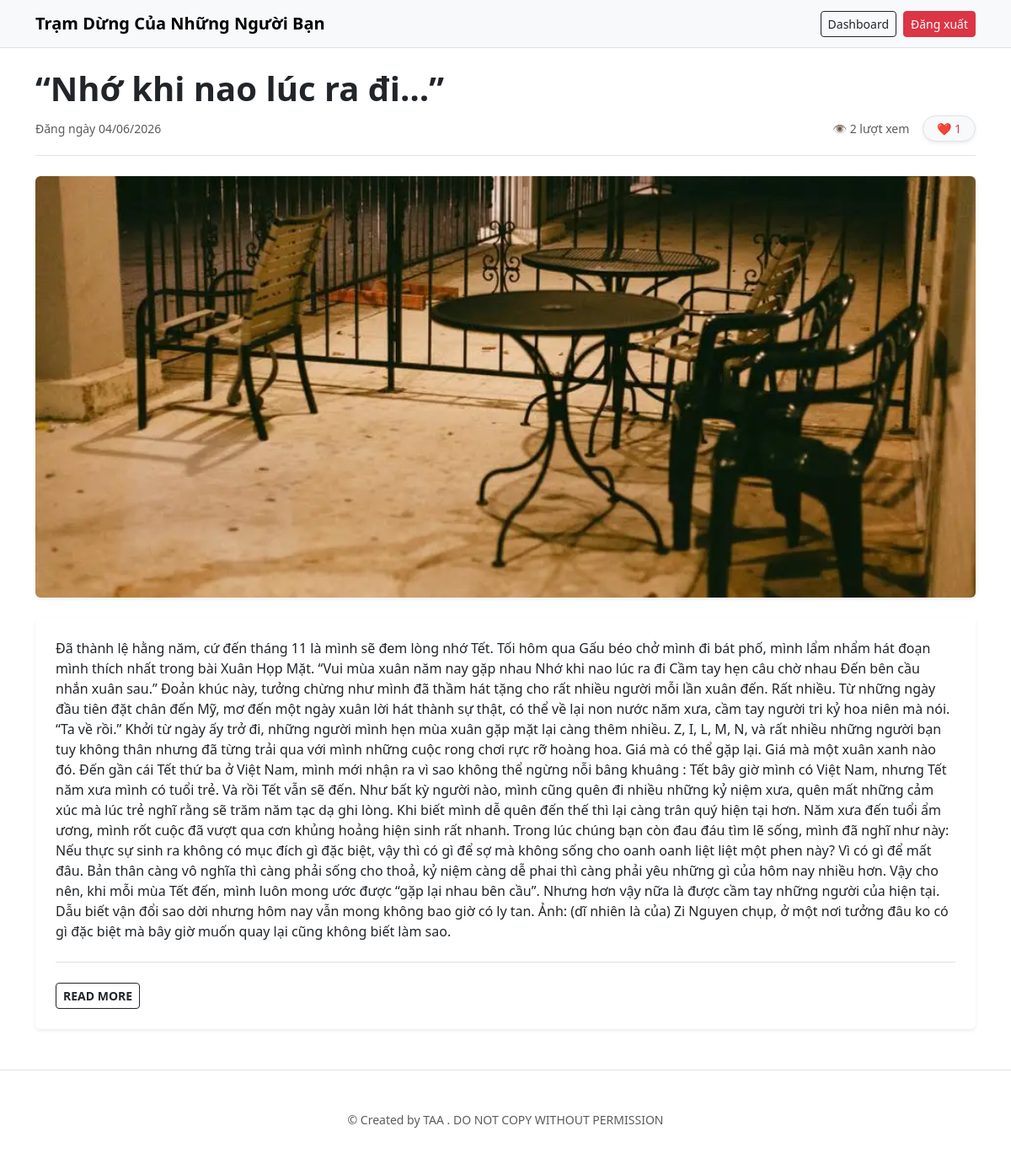
Page /post/2 (signed in) on the committed database.
### models.py (models this page shows)
class Post(db.Model):
    __tablename__ = 'posts'
    id = db.Column(db.Integer, primary_key=True)
    title = db.Column(db.String(140), nullable=False)
    content = db.Column(db.Text, nullable=False)
    image = db.Column(db.String(255), default='default_cover.jpg')
    views = db.Column(db.Integer, default=0)
    created_at = db.Column(db.DateTime, index=True, default=datetime.utcnow)
    author_id = db.Column(db.Integer, db.ForeignKey('users.id'), nullable=False)
    likes = db.relationship('Like', backref='post', lazy='dynamic', cascade="all, delete-orphan")

### app.py (the view)
@app.route('/post/<int:post_id>')
def read_post(post_id):
    post = Post.query.get_or_404(post_id)
    viewed_posts = session.get('viewed_posts', [])
    if post_id not in viewed_posts:
        post.views += 1
        db.session.commit()
        viewed_posts.append(post_id)
        session['viewed_posts'] = viewed_posts
    return render_template('post.html', post=post)

### templates/post.html (shortened to what this page needs)
{% extends 'base.html' %}
{% block content %}
<div class="content-wrapper">
    <h1 class="post-title fw-bold mb-2">{{ post.title }}</h1>
    <div class="post-meta border-bottom pb-3 mb-4 d-flex align-items-center justify-content-between">
        <div class="text-muted small">
            Đăng ngày {{ post.created_at.strftime('%d/%m/%Y') }}
        </div>
        <div class="d-flex align-items-center">
            <span class="text-muted small me-3">👁️ {{ post.views }} lượt xem</span>
            <form action="{{ url_for('like_post', post_id=post.id) }}" method="POST" class="m-0">
                <button type="submit" class="btn btn-sm btn-light text-danger border rounded-pill px-3 shadow-sm">
                    ❤️ {{ post.likes.count() }}
                </button>
            </form>
        </div>
    </div>
    {% if post.image and post.image != 'default_cover.jpg' %}
    <div class="post-image mb-4 text-center">
        <img src="{{ url_for('static', filename='uploads/' + post.image) }}" class="img-fluid rounded shadow-sm" alt="{{ post.title }}" style="max-height: 500px; object-fit: cover; width: 100%;">
    </div>
    {% endif %}
    <article class="post-content bg-white p-4 rounded mb-4 shadow-sm">
        <div class="post-body">
            {{ post.content | safe }}
        </div>
        <div class="post-actions d-flex align-items-center gap-4 mt-4 pt-4 border-top">
            <a href="#" class="btn btn-outline-dark btn-sm fw-bold">READ MORE</a>
        </div>
    </article>
</div>
{% endblock %}

### rows in the picture
Post: title "“Nhớ khi nao lúc ra đi…”", created_at "04/06/2026", views "2", image (picture), content "Đã thành lệ hằng năm, cứ đến tháng 11 là mình sẽ đem lòng nhớ Tết. Tối hôm qua Gấu béo chở mình đi bát phố, mình lẩm nhẩm hát đoạn mình thích nhất trong bài Xuân Họp Mặt. “Vui mùa xuân năm nay gặp nhau Nhớ khi nao lúc ra đi Cầm tay hẹn câu chờ nhau Đến bên cầu nhắn xuân sau.” Đoản khúc này, tưởng chừng như mình đã thầm hát tặng cho rất nhiều người mỗi lần xuân đến. Rất nhiều. Từ những ngày đầu tiên đặt chân đến Mỹ, mơ đến một ngày xuân lời hát thành sự thật, có thể về lại non nước năm xưa, cầm tay người tri kỷ hoa niên mà nói. “Ta về rồi.” Khởi từ ngày ấy trở đi, những người mình hẹn mùa xuân gặp mặt lại càng thêm nhiều. Z, I, L, M, N, và rất nhiều những người bạn tuy không thân nhưng đã…"

### other values in the picture
{{ post.likes.count() }} "1"
